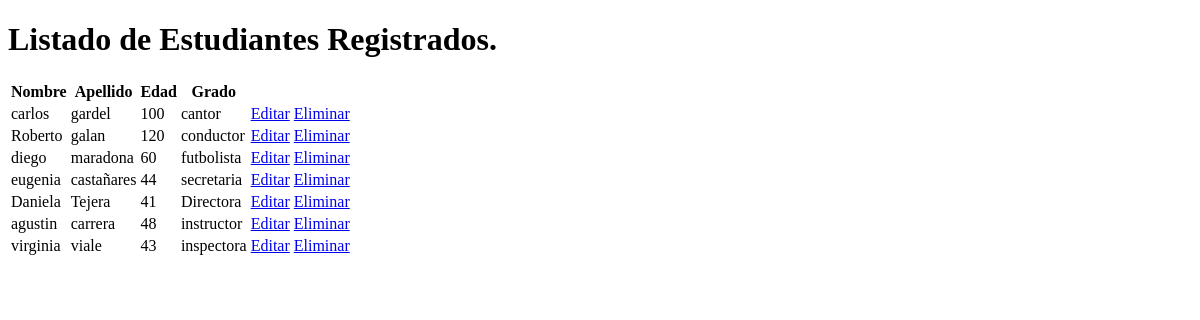
Before: /ver with the older database file.
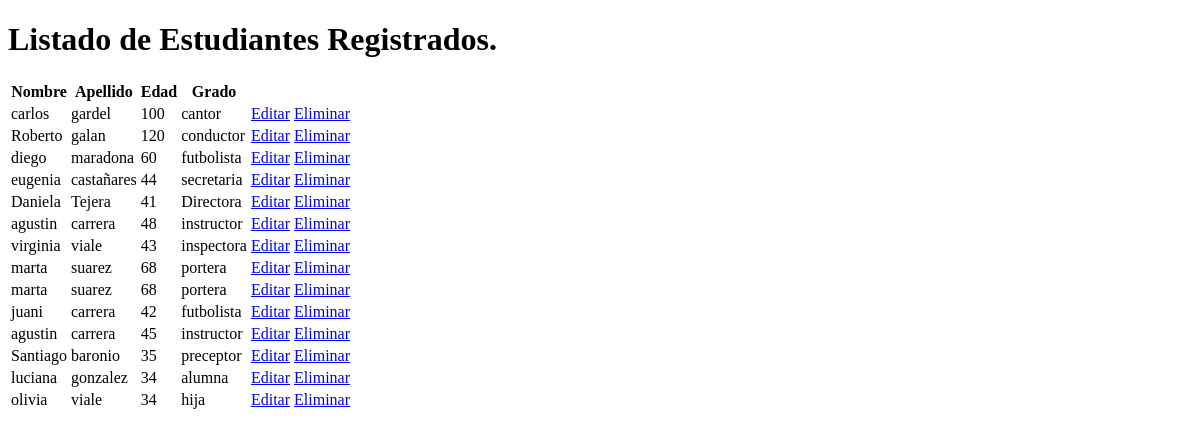
After: the same page with the newer database file.
### tables this page shows
CREATE TABLE estudiantes( 
               id INTEGER PRIMARY KEY AUTOINCREMENT,
               nombre text not null,
               apellido text not null,
               edad intenger not null,
               grado text not null);

### app.py (the view)
@app.route("/ver")
def ver_estudiantes():
    db=get_db()
    estudiantes= db.execute("SELECT * FROM estudiantes").fetchall()
    return render_template("ver.html",estudiantes=estudiantes)

### app.py (called while the page is built)
def get_db():
    conn=sqlite3.connect('escuela.db') #creo la base de datos.
    conn.row_factory=sqlite3.Row
    return conn

### templates/ver.html (shortened to what this page needs)
<!DOCTYPE html>
<html lang="en">
<head>
    <link rel="stylesheet" href="/static/estilo.css">
</head>
<body>
    <h1>Listado de Estudiantes Registrados.</h1>
    <table>
        <tr>
            <th>Nombre</th>
            <th>Apellido</th>
            <th>Edad</th>
            <th>Grado</th>
        </tr>
    {% for e in estudiantes %}
    <tr>
        <td>{{ e.nombre }}</td>
        <td>{{ e.apellido }}</td>
        <td>{{ e.edad }}</td>
        <td>{{ e.grado }}</td>
    <td>
        <a href="/editar/{{ e.id }}">Editar</a>
        <a href="/eliminar/{{ e.id }}">Eliminar</a>
    </td>
</tr>
{% endfor %}
    </table>
</body>
</html>

Changed rows visible on the page:
added estudiantes: nombre "marta", apellido "suarez", edad "68", grado "portera"
added estudiantes: nombre "marta", apellido "suarez", edad "68", grado "portera"
added estudiantes: nombre "juani", apellido "carrera", edad "42", grado "futbolista"
added estudiantes: nombre "agustin", apellido "carrera", edad "45", grado "instructor"
added estudiantes: nombre "Santiago", apellido "baronio", edad "35", grado "preceptor"
added estudiantes: nombre "luciana", apellido "gonzalez", edad "34", grado "alumna"
added estudiantes: nombre "olivia", apellido "viale", edad "34", grado "hija"
